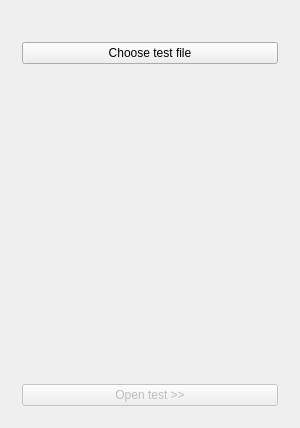
<?xml version="1.0" encoding="UTF-8"?>
<ui version="4.0">
 <class>testly</class>
 <widget class="QWidget" name="testly">
  <property name="geometry">
   <rect>
    <x>0</x>
    <y>0</y>
    <width>300</width>
    <height>428</height>
   </rect>
  </property>
  <property name="sizePolicy">
   <sizepolicy hsizetype="MinimumExpanding" vsizetype="MinimumExpanding">
    <horstretch>0</horstretch>
    <verstretch>0</verstretch>
   </sizepolicy>
  </property>
  <property name="minimumSize">
   <size>
    <width>0</width>
    <height>0</height>
   </size>
  </property>
  <property name="windowTitle">
   <string>testly</string>
  </property>
  <layout class="QVBoxLayout" name="verticalLayout_4">
   <item>
    <layout class="QVBoxLayout" name="verticalLayout">
     <property name="sizeConstraint">
      <enum>QLayout::SetMinimumSize</enum>
     </property>
     <item>
      <widget class="QStackedWidget" name="stackedWidget">
       <property name="sizePolicy">
        <sizepolicy hsizetype="Expanding" vsizetype="Expanding">
         <horstretch>0</horstretch>
         <verstretch>0</verstretch>
        </sizepolicy>
       </property>
       <property name="currentIndex">
        <number>0</number>
       </property>
       <widget class="QWidget" name="w_open">
        <property name="sizePolicy">
         <sizepolicy hsizetype="Expanding" vsizetype="Expanding">
          <horstretch>0</horstretch>
          <verstretch>0</verstretch>
         </sizepolicy>
        </property>
        <layout class="QVBoxLayout" name="verticalLayout_2">
         <item>
          <widget class="QLabel" name="label">
           <property name="enabled">
            <bool>true</bool>
           </property>
           <property name="sizePolicy">
            <sizepolicy hsizetype="Preferred" vsizetype="Fixed">
             <horstretch>0</horstretch>
             <verstretch>0</verstretch>
            </sizepolicy>
           </property>
           <property name="autoFillBackground">
            <bool>true</bool>
           </property>
           <property name="text">
            <string/>
           </property>
           <property name="textFormat">
            <enum>Qt::RichText</enum>
           </property>
           <property name="pixmap">
            <pixmap resource="testly.qrc">:/W_Logo</pixmap>
           </property>
           <property name="scaledContents">
            <bool>false</bool>
           </property>
           <property name="alignment">
            <set>Qt::AlignCenter</set>
           </property>
           <property name="indent">
            <number>-4</number>
           </property>
          </widget>
         </item>
         <item>
          <widget class="QPushButton" name="pb_choose">
           <property name="text">
            <string>Choose test file</string>
           </property>
          </widget>
         </item>
         <item>
          <widget class="QLabel" name="l_fname">
           <property name="text">
            <string/>
           </property>
           <property name="wordWrap">
            <bool>true</bool>
           </property>
          </widget>
         </item>
         <item>
          <widget class="QPushButton" name="pb_open">
           <property name="enabled">
            <bool>false</bool>
           </property>
           <property name="text">
            <string>Open test &gt;&gt;</string>
           </property>
          </widget>
         </item>
        </layout>
       </widget>
       <widget class="QWidget" name="w_info">
        <property name="sizePolicy">
         <sizepolicy hsizetype="Expanding" vsizetype="Expanding">
          <horstretch>0</horstretch>
          <verstretch>0</verstretch>
         </sizepolicy>
        </property>
        <layout class="QVBoxLayout" name="verticalLayout_3">
         <item>
          <widget class="QLabel" name="l_title">
           <property name="sizePolicy">
            <sizepolicy hsizetype="Preferred" vsizetype="Minimum">
             <horstretch>0</horstretch>
             <verstretch>0</verstretch>
            </sizepolicy>
           </property>
           <property name="text">
            <string>Title</string>
           </property>
           <property name="wordWrap">
            <bool>true</bool>
           </property>
          </widget>
         </item>
         <item>
          <widget class="QLabel" name="l_count">
           <property name="sizePolicy">
            <sizepolicy hsizetype="Preferred" vsizetype="Minimum">
             <horstretch>0</horstretch>
             <verstretch>0</verstretch>
            </sizepolicy>
           </property>
           <property name="text">
            <string>Count</string>
           </property>
          </widget>
         </item>
         <item>
          <widget class="QLabel" name="l_desc">
           <property name="sizePolicy">
            <sizepolicy hsizetype="Preferred" vsizetype="Expanding">
             <horstretch>0</horstretch>
             <verstretch>0</verstretch>
            </sizepolicy>
           </property>
           <property name="text">
            <string>Desciption</string>
           </property>
           <property name="alignment">
            <set>Qt::AlignLeading|Qt::AlignLeft|Qt::AlignTop</set>
           </property>
           <property name="wordWrap">
            <bool>true</bool>
           </property>
          </widget>
         </item>
         <item>
          <layout class="QHBoxLayout" name="horizontalLayout">
           <item>
            <widget class="QPushButton" name="pb_bchoose">
             <property name="text">
              <string>&lt;&lt; Back</string>
             </property>
            </widget>
           </item>
           <item>
            <widget class="QPushButton" name="pb_start">
             <property name="text">
              <string>Start Test &gt;&gt;</string>
             </property>
            </widget>
           </item>
          </layout>
         </item>
        </layout>
       </widget>
       <widget class="QWidget" name="w_question">
        <layout class="QVBoxLayout" name="verticalLayout_5">
         <item>
          <layout class="QHBoxLayout" name="horizontalLayout_2">
           <property name="topMargin">
            <number>0</number>
           </property>
           <item>
            <widget class="QLabel" name="l_qnum">
             <property name="text">
              <string>TextLabel</string>
             </property>
            </widget>
           </item>
          </layout>
         </item>
         <item>
          <widget class="QTextBrowser" name="tb_desc">
           <property name="minimumSize">
            <size>
             <width>0</width>
             <height>50</height>
            </size>
           </property>
          </widget>
         </item>
         <item>
          <layout class="QVBoxLayout" name="verticalLayout_7">
           <property name="spacing">
            <number>0</number>
           </property>
           <item>
            <widget class="QRadioButton" name="rb_i">
             <property name="text">
              <string>RadioButton</string>
             </property>
             <property name="checked">
              <bool>true</bool>
             </property>
            </widget>
           </item>
           <item>
            <widget class="QRadioButton" name="rb_1">
             <property name="sizePolicy">
              <sizepolicy hsizetype="Minimum" vsizetype="Fixed">
               <horstretch>0</horstretch>
               <verstretch>0</verstretch>
              </sizepolicy>
             </property>
             <property name="minimumSize">
              <size>
               <width>0</width>
               <height>55</height>
              </size>
             </property>
             <property name="maximumSize">
              <size>
               <width>16777215</width>
               <height>16777215</height>
              </size>
             </property>
             <property name="styleSheet">
              <string notr="true"> QRadioButton::indicator {
     width: 25px;
     height: 25px;
 }


 QRadioButton::indicator::unchecked {
     image: url(:/images/radiobutton_unchecked.png);
 }


 QRadioButton::indicator::checked {
     image: url(:/images/radiobutton_checked.png);
 }
</string>
             </property>
             <property name="text">
              <string>RadioButton</string>
             </property>
            </widget>
           </item>
           <item>
            <widget class="QRadioButton" name="rb_2">
             <property name="minimumSize">
              <size>
               <width>0</width>
               <height>55</height>
              </size>
             </property>
             <property name="styleSheet">
              <string notr="true"> QRadioButton::indicator {
     width: 25px;
     height: 25px;
 }


 QRadioButton::indicator::unchecked {
     image: url(:/images/radiobutton_unchecked.png);
 }


 QRadioButton::indicator::checked {
     image: url(:/images/radiobutton_checked.png);
 }
</string>
             </property>
             <property name="text">
              <string>RadioButton</string>
             </property>
            </widget>
           </item>
           <item>
            <widget class="QRadioButton" name="rb_3">
             <property name="minimumSize">
              <size>
               <width>0</width>
               <height>55</height>
              </size>
             </property>
             <property name="styleSheet">
              <string notr="true"> QRadioButton::indicator {
     width: 25px;
     height: 25px;
 }

 QRadioButton::indicator::unchecked {
     image: url(:/images/radiobutton_unchecked.png);
 }



 QRadioButton::indicator::checked {
     image: url(:/images/radiobutton_checked.png);
 }
</string>
             </property>
             <property name="text">
              <string>RadioButton</string>
             </property>
            </widget>
           </item>
           <item>
            <widget class="QRadioButton" name="rb_4">
             <property name="minimumSize">
              <size>
               <width>0</width>
               <height>55</height>
              </size>
             </property>
             <property name="styleSheet">
              <string notr="true"> QRadioButton::indicator {
     width: 25px;
     height: 25px;
 }

 QRadioButton::indicator::unchecked {
     image: url(:/images/radiobutton_unchecked.png);
 }

 QRadioButton::indicator::checked {
     image: url(:/images/radiobutton_checked.png);
 }
</string>
             </property>
             <property name="text">
              <string>RadioButton</string>
             </property>
            </widget>
           </item>
          </layout>
         </item>
         <item>
          <layout class="QHBoxLayout" name="horizontalLayout_4">
           <item>
            <widget class="QPushButton" name="pb_reset">
             <property name="maximumSize">
              <size>
               <width>16777215</width>
               <height>55</height>
              </size>
             </property>
             <property name="font">
              <font>
               <italic>true</italic>
              </font>
             </property>
             <property name="text">
              <string>Reset answer</string>
             </property>
            </widget>
           </item>
          </layout>
         </item>
         <item>
          <layout class="QHBoxLayout" name="horizontalLayout_3">
           <item>
            <widget class="QPushButton" name="pb_prev">
             <property name="maximumSize">
              <size>
               <width>16777215</width>
               <height>55</height>
              </size>
             </property>
             <property name="text">
              <string>&lt;&lt; Previous</string>
             </property>
            </widget>
           </item>
           <item>
            <widget class="QPushButton" name="pb_next">
             <property name="maximumSize">
              <size>
               <width>16777215</width>
               <height>55</height>
              </size>
             </property>
             <property name="text">
              <string>Next &gt;&gt;</string>
             </property>
            </widget>
           </item>
          </layout>
         </item>
        </layout>
       </widget>
       <widget class="QWidget" name="w_result">
        <layout class="QVBoxLayout" name="verticalLayout_6">
         <item>
          <widget class="QLabel" name="label_2">
           <property name="text">
            <string>Results:</string>
           </property>
          </widget>
         </item>
         <item>
          <widget class="QLabel" name="l_result">
           <property name="text">
            <string>TextLabel</string>
           </property>
          </widget>
         </item>
         <item>
          <widget class="QLabel" name="l_percent">
           <property name="text">
            <string>TextLabel</string>
           </property>
          </widget>
         </item>
         <item>
          <widget class="QPushButton" name="pb_exit">
           <property name="text">
            <string>Exit</string>
           </property>
          </widget>
         </item>
        </layout>
       </widget>
      </widget>
     </item>
    </layout>
   </item>
  </layout>
 </widget>
 <layoutdefault spacing="6" margin="11"/>
 <resources>
  <include location="testly.qrc"/>
 </resources>
 <connections/>
</ui>
